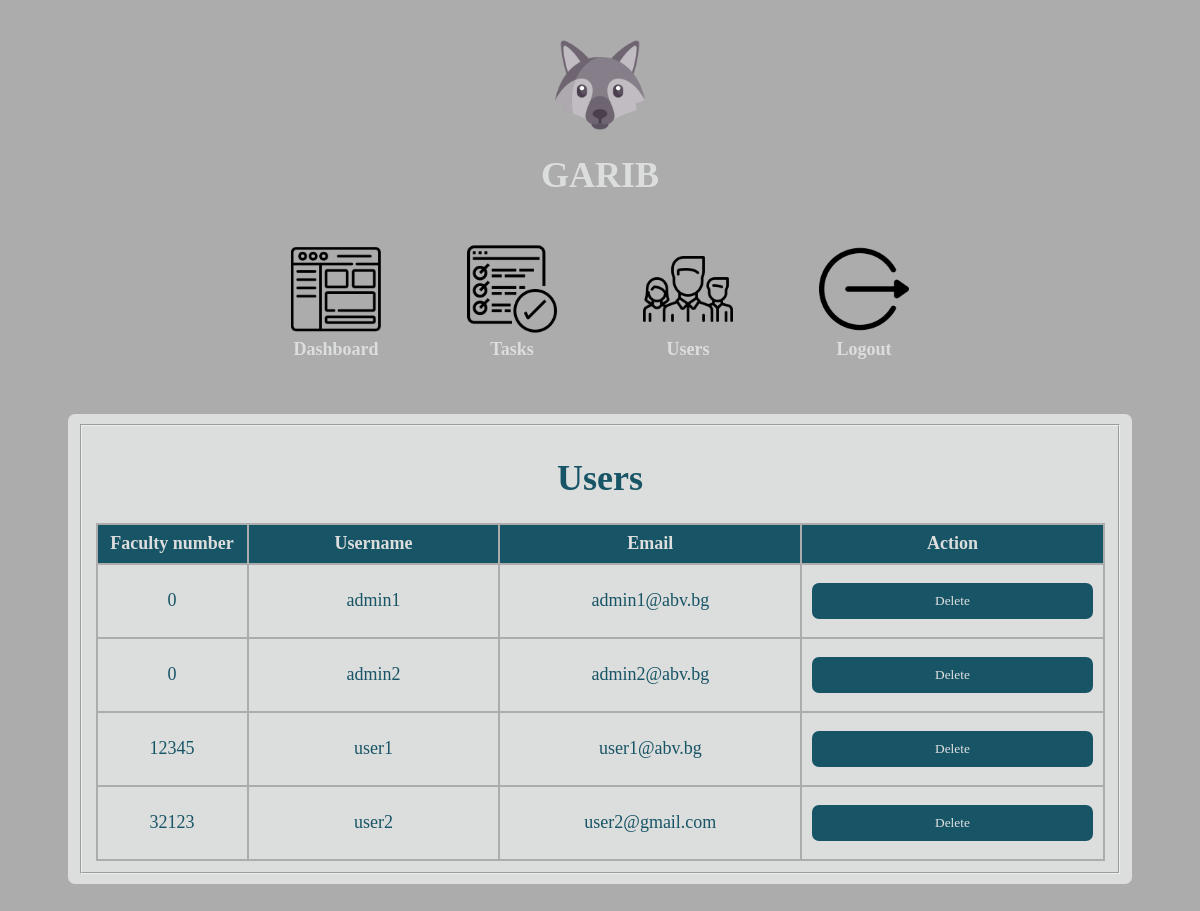
The app's page /users.php (signed in) with its own data.
### tables this page shows
CREATE TABLE `users` (
  `id` int(100) NOT NULL AUTO_INCREMENT,
  `number` int(50) NOT NULL,
  `username` varchar(50) NOT NULL,
  `email` varchar(50) NOT NULL,
  `password` varchar(50) NOT NULL,
  `admin` varchar(10) NOT NULL,
  PRIMARY KEY (`id`)
);

### users.php (the view, shortened to what this page needs)
<?php
    require_once "connect.php";
    $connection = new mysqli($host, $db_user, $db_password, $db_name);
?>
<!doctype html>
<html>
    <head>
        <link rel = "stylesheet" href = "users.css">
    </head>
    <body>
        <header id = "header">
            <div>
                <img class = "icon" id = "wolf" src = "Pictures/wolf.png">
                <h1 id = "garib"> GARIB </h1>
            </div>
        </header>
        <main>
            <table id = "iconsTable">
                <tr>
                    <th class = "iconHoover">
                        <div>
                            <a href="dashboardAdmin.php">
                                <img class = "iconButtons" id = "dashboardButton" src = "Pictures/dashboard.png">
                            </a>
                            <br/>
                            <label> Dashboard </label>
                        </div>
                    </th>
                    <th class = "iconHoover">
                        <div>
                            <a href="tasksAdmin.php">
                                <img class = "iconButtons" id = "tasksButton" src = "Pictures/task.png">
                            </a>
                            <br/>
                            <label> Tasks </label>
                        </div>
                    </th>
                    <th class = "iconHoover">
                        <div>
                            <a href="users.php">
                                <img class = "iconButtons" id = "usersButton" src = "Pictures/user.png">
                            </a>
                            <br/>
                            <label> Users </label>
                        </div>
                    </th>
                    <th class = "iconHoover">
                        <div>
                            <a href="logout.php">
                                <img class = "iconButtons" id = "logoutButton" src = "Pictures/logout.png">
                            </a>
                            <br/>
                            <label> Logout </label>
                        </div>
                    </th>
                </tr>
            </table>
            <form>
                <fieldset>
                    <h1> Users </h1>
                    <table class = "tableFill">
                        <thead class = "tableHead">
                            <tr>
                                <th id = "tableHeadOne"> Faculty number </th>
                                <th id = "tableHeadTwo"> Username </th>
                                <th id = "tableHeadThree"> Email </th>
                                <th id = "tableHeadFour"> Action </th>
                            </tr>
                        </thead>
                        <tbody class = "tableBody">
                            <?php
                                $sql = "SELECT * FROM users";
                                if($result = $connection->query($sql)){
                                    $usersCount = $result->num_rows;
                                    if($usersCount>0){
                                        while ($row = mysqli_fetch_array($result)) {
                                            echo "
                                            <tr class = 'tableRow'>
                                                <td>".($row['number'])."</td>
                                                <td>".($row['username'])."</td>
                                                <td>".($row['email'])."</td>
                                                <td>
                                                    <form class = 'formButton' method = 'POST' action = 'deleteUser.php?userName=".$row['username']."'>
                                                        <button class = 'Button' type = 'submit'> Delete </button>
                                                    </form>
                                                </td>
                                            </tr>";
                                        }
                                    }
                                    else{
                                        echo "No users.";
                                    }
                                }
                            ?>
                        </tbody>
                    </table>
                </fieldset>
            </form>
        </main>
    </body>
</html>

### users.css (style rules this page uses)
* { box-sizing: border-box; }
body { background-color: rgb(172, 172, 172); font-family: Georgia, 'Times New Roman', Times, serif; margin: 20px 40px 20px 40px; font-size: 18px; color: rgb(220, 221, 221); text-align: center; }
h1 { text-align: center; color: #175566; }
form { max-width: 95%; margin: 40px auto; padding: 10px 10px; background: rgb(220, 221, 221); border-radius: 7px; }
.formButton { max-width: 500px; margin: 0px auto; padding: 0px 0px 0px 0px; background: rgb(220, 221, 221); border-radius: 7px; }
#garib { color: rgb(220, 221, 221); }
#iconsTable { margin-left: auto; margin-right: auto; }
.iconHoover { padding-left: 40px; padding-right: 40px; padding-bottom: 10px; padding-top: 20px; color: rgb(220, 221, 221); }
.Button { background-color: #175566; color: #E1E2E2; border-radius: 7px; padding: 10px 10px; margin: 8px 0; border: none; cursor: pointer; width: 100%; font-family: Georgia, 'Times New Roman', Times, serif; }
img { width: 90px; height: 90px; align-self: center; }
.icon { display: block; margin-left: auto; margin-right: auto; margin-top: 40px; }
.tableFill { margin-left: auto; margin-right: auto; width: 100%; height: 50px; border: 2px solid rgb(172, 172, 172); border-collapse: collapse; border-spacing: 0; table-layout: fixed; }
thead { border-radius: 5px; background-color: #175566; border-collapse: collapse; color: rgb(220, 221, 221); margin-left: auto; margin-right: auto; padding-left: 40px; padding-right: 40px; font-weight: bold; height: 40px; }
tbody { color: #175566; border-collapse: collapse; height: 40px; }
tr { border: 2px solid rgb(172, 172, 172); border-collapse: collapse; text-align: center; height: 40px; }
td { border: 2px solid rgb(172, 172, 172); border-collapse: collapse; text-align: center; height: 40px; overflow: hidden; padding: 10px; }
th { border: 2px solid rgb(172, 172, 172); border-collapse: collapse; text-align: center; height: 40px; }
#tableHeadOne { width: 15%; }
#tableHeadTwo { width: 25%; }
#tableHeadThree { width: 30%; }
#tableHeadFour { width: 30%; }

### records on screen
users: number "0", username "admin1", email "admin1@abv.bg"
users: number "0", username "admin2", email "admin2@abv.bg"
users: number "12345", username "user1", email "user1@abv.bg"
users: number "32123", username "user2", email "user2@gmail.com"
